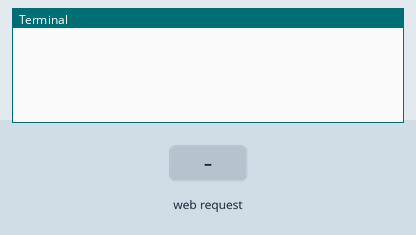
This program was run on a simulated Raspberry Pi (BCM pin numbers). On the bench: the last lines printed to the terminal. The inputs (shaded band) are chosen by the test bench. The camera gives no picture and a still takes 0.5 s; the clock reads 2024-03-15 10:24:30 at power-on unless the program sets it.

Above: at 1.2 s.
1.3 s: HTTP request for / received
At 1.9 s:
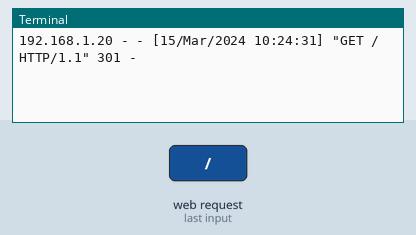
2.8 s: HTTP request for /index.html received
At 4.0 s:
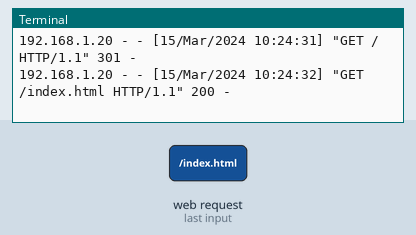
4.3 s: HTTP request for /stream.mjpg received
At 5.4 s:
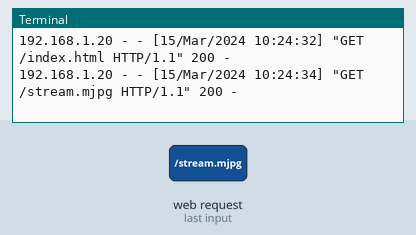

The program:

streamCamera.py
```python
# Web streaming example
# Source code from the official PiCamera package
# http://picamera.readthedocs.io/en/latest/recipes2.html#web-streaming

import io
import picamera
import logging
import socketserver
from threading import Condition
from http import server

PAGE="""\
<html>
<head>
<title>Smart Agriculture</title>
</head>
<body>
<center><h1>Detecting Plant Disease</h1></center>
<center><img src="stream.mjpg" width="640" height="480"></center>
</body>
</html>
"""

class StreamingOutput(object):
    def __init__(self):
        self.frame = None
        self.buffer = io.BytesIO()
        self.condition = Condition()

    def write(self, buf):
        if buf.startswith(b'\xff\xd8'):
            # New frame, copy the existing buffer's content and notify all
            # clients it's available
            self.buffer.truncate()
            with self.condition:
                self.frame = self.buffer.getvalue()
                self.condition.notify_all()
            self.buffer.seek(0)
        return self.buffer.write(buf)

class StreamingHandler(server.BaseHTTPRequestHandler):
    def do_GET(self):
        if self.path == '/':
            self.send_response(301)
            self.send_header('Location', '/index.html')
            self.end_headers()
        elif self.path == '/index.html':
            content = PAGE.encode('utf-8')
            self.send_response(200)
            self.send_header('Content-Type', 'text/html')
            self.send_header('Content-Length', len(content))
            self.end_headers()
            self.wfile.write(content)
        elif self.path == '/stream.mjpg':
            self.send_response(200)
            self.send_header('Age', 0)
            self.send_header('Cache-Control', 'no-cache, private')
            self.send_header('Pragma', 'no-cache')
            self.send_header('Content-Type', 'multipart/x-mixed-replace; boundary=FRAME')
            self.end_headers()
            try:
                while True:
                    with output.condition:
                        output.condition.wait()
                        frame = output.frame
                    self.wfile.write(b'--FRAME\r\n')
                    self.send_header('Content-Type', 'image/jpeg')
                    self.send_header('Content-Length', len(frame))
                    self.end_headers()
                    self.wfile.write(frame)
                    self.wfile.write(b'\r\n')
            except Exception as e:
                logging.warning(
                    'Removed streaming client %s: %s',
                    self.client_address, str(e))
        else:
            self.send_error(404)
            self.end_headers()

class StreamingServer(socketserver.ThreadingMixIn, server.HTTPServer):
    allow_reuse_address = True
    daemon_threads = True

with picamera.PiCamera(resolution='640x480', framerate=24) as camera:
    output = StreamingOutput()
    #Uncomment the next line to change your Pi's Camera rotation (in degrees)
    #camera.rotation = 90
    camera.start_recording(output, format='mjpeg')
    try:
        address = ('', 8002)
        server = StreamingServer(address, StreamingHandler)
        server.serve_forever()
    finally:
        camera.stop_recording()
```

Measured:
- after the input at 1.3 s, the terminal: prints a new line at once (image 1)
- after the input at 2.8 s, the terminal: prints a new line at once (image 2)
- after the input at 4.3 s, the terminal: prints a new line at once (image 3)
